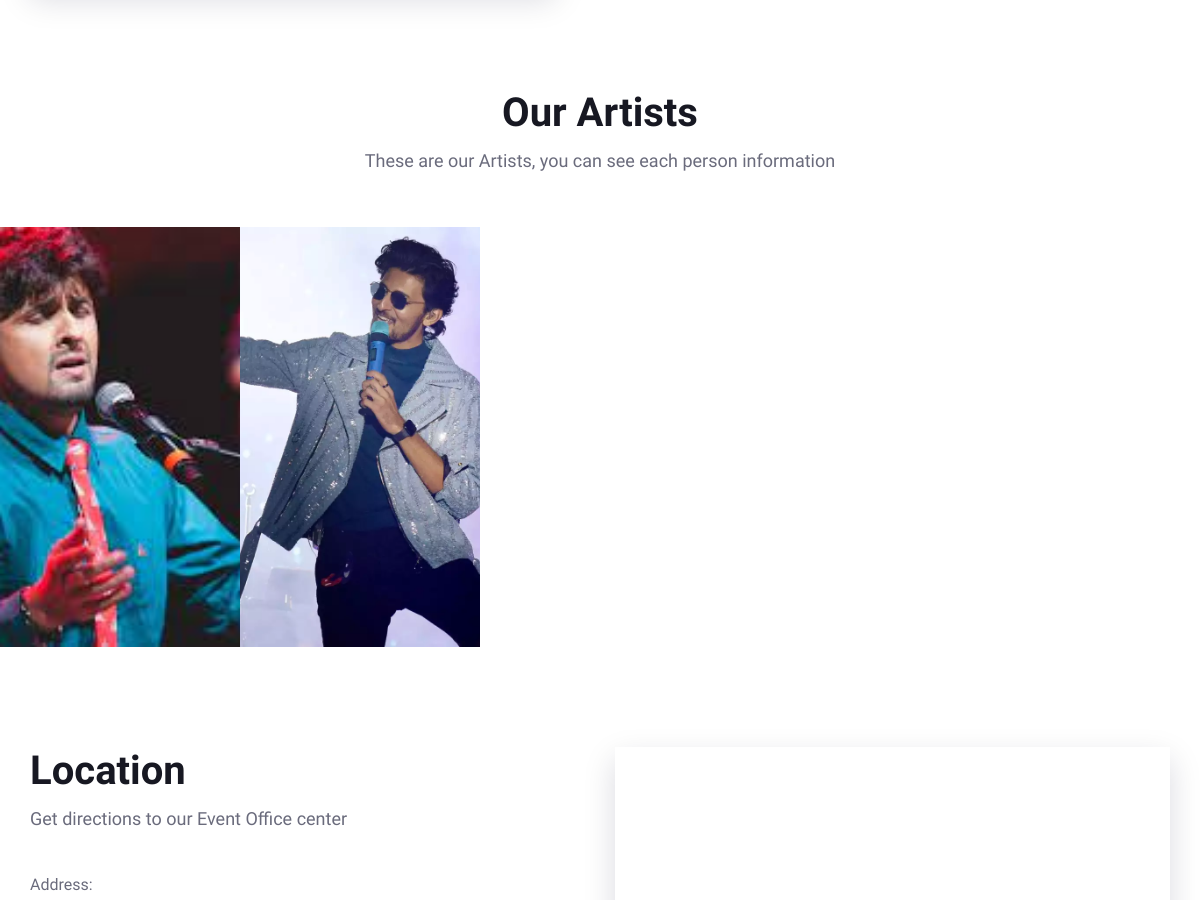
Before: / (middle part) with the older database file.
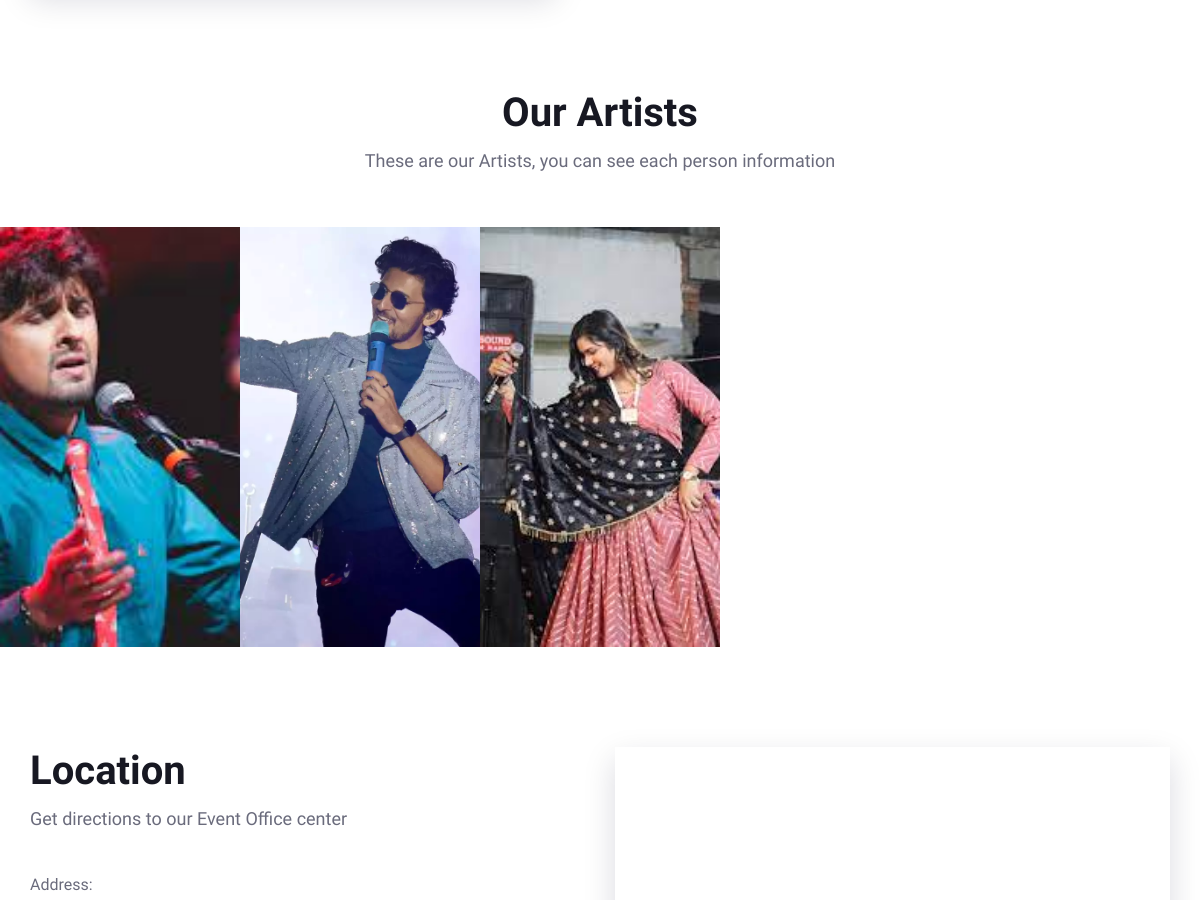
After: the same page with the newer database file.
### myapp/models.py (models this page shows)
class Artist(models.Model):
	fname=models.CharField(max_length=100)
	lname=models.CharField(max_length=100)
	email=models.EmailField()
	mobile=models.BigIntegerField()
	about=models.TextField(max_length=500)
	facebook=models.CharField(max_length=100)
	instagram=models.CharField(max_length=100)
	twitter=models.CharField(max_length=100)
	password=models.CharField(max_length=50)
	profile_pic=models.ImageField(upload_to='profile_pic')
	def __str__(self):
		return self.fname+" "+ self.lname

### myapp/views.py (the view)
# urls.py: path('',views.index, name='index'),
def index(request):
	artist=Artist.objects.all()
	print(artist)
	return render(request,'index.html',{'artist':artist})

### myapp/templates/index.html (shortened to what this page needs)
{% extends 'artist-header.html' %}
{% load static %}
{% block content %}
<!DOCTYPE html>
<html lang="zxx">
<head>
</head>
<body>
    <section class="home-about-section spad">
    </section>
    <section class="team-member-section">
        <div class="container">
            <div class="row">
                <div class="col-lg-12">
                    <div class="section-title">
                        <h2>Our Artists </h2>
                        <p>These are our Artists, you can see each person information</p>
                    </div>
                </div>
            </div>
        </div>
        {% for i in artist %}
        <div class="member-item set-bg" data-setbg="{{ i.profile_pic.url }}">
        </div>
        {% endfor %}
    </section>
    <section class="contact-section spad">
        <div class="container">
            <div class="row">
                <div class="col-lg-6">
                    <div class="section-title">
                        <h2>Location</h2>
                        <p>Get directions to our Event Office center</p>
                    </div>
                    <div class="cs-text">
                        <div class="ct-address">
                            <span>Address:</span>
                        </div>
                    </div>
                </div>
                <div class="col-lg-6">
                    <div class="cs-map">
                        <iframe
                            src="https://maps.google.com/maps?width=100%25&amp;height=600&amp;hl=en&amp;q=Palash%2080,%20Opp%20Sadhi%20Mata%20Temple,%20Old%20Motera%20Road+(Palash%2080)&amp;t=&amp;z=14&amp;ie=UTF8&amp;iwloc=B&amp;output=embed"
                            height="450" style="border:0;" allowfullscreen=""></iframe>
                    </div>
                </div>
            </div>
        </div>
    </section>
</body>
</html>
{% endblock %}

### myapp/templates/artist-header.html (shortened to what this page needs)
{% load static %}
<!DOCTYPE html>
<html lang="zxx">
<head>
    <link rel="stylesheet" href="{% static 'css/bootstrap.min.css' %}" type="text/css">
    <link rel="stylesheet" href="{% static 'css/font-awesome.min.css' %}" type="text/css">
    <link rel="stylesheet" href="{% static 'css/elegant-icons.css' %}" type="text/css">
    <link rel="stylesheet" href="{% static 'css/owl.carousel.min.css' %}" type="text/css">
    <link rel="stylesheet" href="{% static 'css/magnific-popup.css' %}" type="text/css">
    <link rel="stylesheet" href="{% static 'css/slicknav.min.css' %}" type="text/css">
    <link rel="stylesheet" href="{% static 'css/style.css' %}" type="text/css">
</head>
<body>
{% block content %}
{% endblock %}
</body>
</html>

### myapp/static/css/style.css (style rules this page uses)
html, body { height: 100%; font-family: "Work Sans", sans-serif; -webkit-font-smoothing: antialiased; font-smoothing: antialiased; }
h1, h2, h3, h4, h5, h6 { margin: 0; color: #111111; font-weight: 400; font-family: "Work Sans", sans-serif; }
h2 { font-size: 36px; }
p { font-size: 16px; font-family: "Work Sans", sans-serif; color: #6a6b7c; font-weight: 400; line-height: 28px; margin: 0 0 15px 0; }
.section-title { text-align: center; margin-bottom: 52px; }
.section-title h2 { font-size: 40px; font-weight: 700; color: #171822; margin-bottom: 10px; }
.section-title p { font-size: 18px; color: #6a6b7c; margin-bottom: 0; }
.set-bg { background-repeat: no-repeat; background-size: cover; background-position: top center; }
.spad { padding-top: 100px; padding-bottom: 100px; }
.home-about-section { padding-bottom: 90px; }
.team-member-section { overflow: hidden; }
.member-item { width: 20%; float: left; height: 420px; position: relative; overflow: hidden; }
.contact-section .section-title { text-align: left; margin-bottom: 40px; }
.cs-text .ct-address span { font-size: 16px; color: #6a6b7c; }
.cs-map { height: 400px; -webkit-box-shadow: 0px 12px 30px rgba(11, 12, 48, 0.15); box-shadow: 0px 12px 30px rgba(11, 12, 48, 0.15); }
.cs-map iframe { width: 100%; }
@media only screen and (min-width: 1200px) { .container { max-width: 1170px; } }

Changed rows visible on the page:
added Artist: shows a picture
